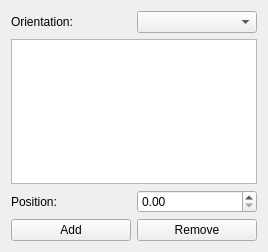
<ui version="4.0" >
 <class>GuidesToolOptionWidget</class>
 <widget class="QWidget" name="GuidesToolOptionWidget" >
  <property name="geometry" >
   <rect>
    <x>0</x>
    <y>0</y>
    <width>268</width>
    <height>252</height>
   </rect>
  </property>
  <layout class="QGridLayout" name="gridLayout" >
   <item row="0" column="0" >
    <widget class="QLabel" name="label" >
     <property name="text" >
      <string>Orientation:</string>
     </property>
    </widget>
   </item>
   <item row="0" column="1" >
    <widget class="QComboBox" name="orientation" />
   </item>
   <item row="1" column="0" colspan="2" >
    <widget class="QListWidget" name="positionList" />
   </item>
   <item row="2" column="0" >
    <widget class="QLabel" name="label_2" >
     <property name="text" >
      <string>Position:</string>
     </property>
    </widget>
   </item>
   <item row="2" column="1" >
    <widget class="KoUnitDoubleSpinBox" name="position" />
   </item>
   <item row="3" column="0" >
    <widget class="QPushButton" name="addButton" >
     <property name="text" >
      <string>Add</string>
     </property>
    </widget>
   </item>
   <item row="3" column="1" >
    <widget class="QPushButton" name="removeButton" >
     <property name="text" >
      <string>Remove</string>
     </property>
    </widget>
   </item>
  </layout>
 </widget>
 <customwidgets>
  <customwidget>
   <class>QListWidget</class>
   <extends>QListWidget</extends>
   <header>QListWidget</header>
  </customwidget>
  <customwidget>
   <class>KoUnitDoubleSpinBox</class>
   <extends>QDoubleSpinBox</extends>
   <header location="global" >KoUnitDoubleSpinBox.h</header>
  </customwidget>
 </customwidgets>
 <resources/>
 <connections/>
</ui>
